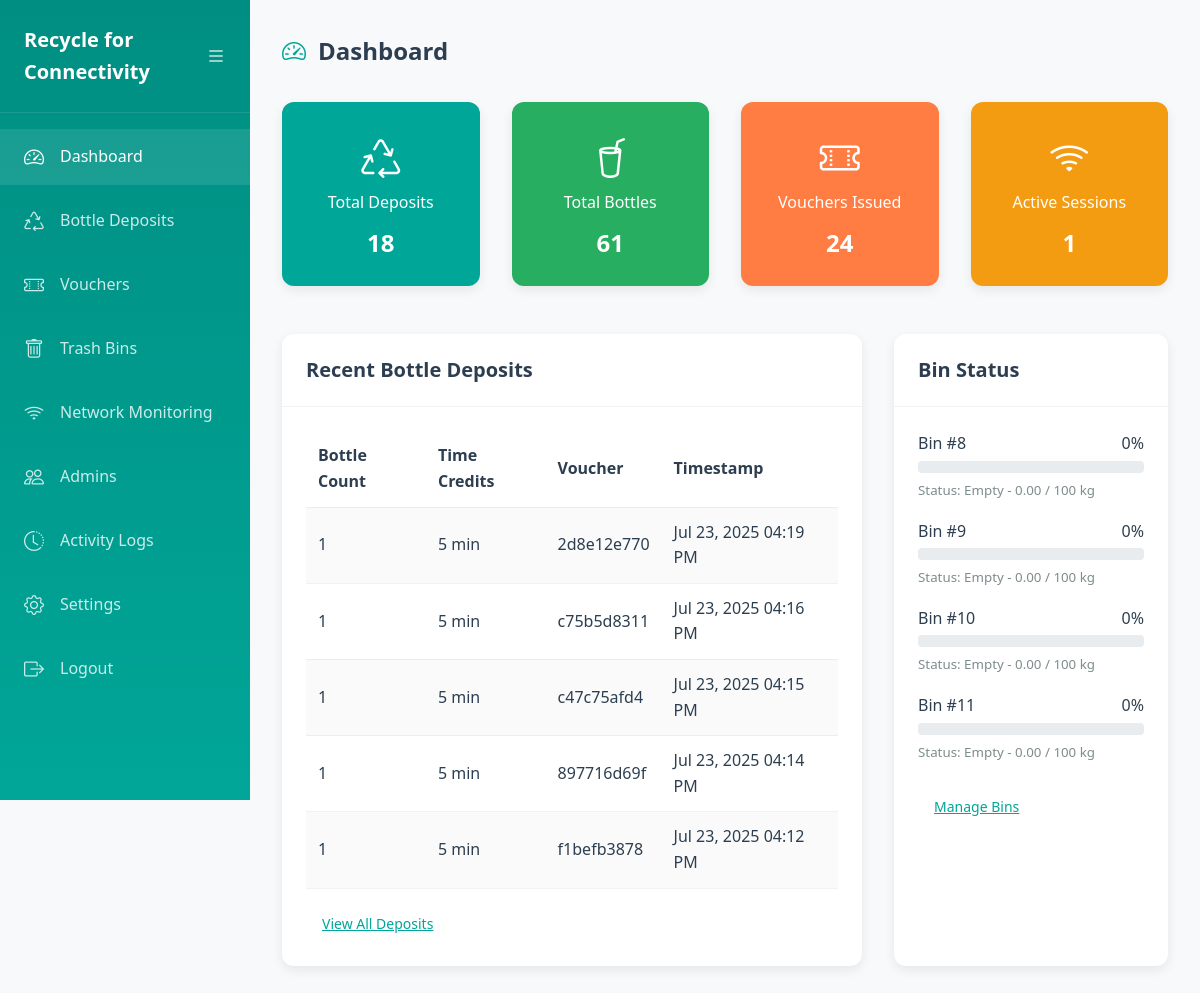
Screenshot of /dashboard.php (signed in) with the database file from the repository.
### tables this page shows
CREATE TABLE `voucher` (
  `voucher_id` int(11) NOT NULL,
  `transaction_id` int(11) NOT NULL,
  `voucher_code` varchar(255) NOT NULL,
  `expiration` timestamp NOT NULL,
  `status` enum('unused','used','expired') NOT NULL DEFAULT 'unused',
  `time_credits_value` decimal(10,0) NOT NULL,
  `redeemed_by` int(11) DEFAULT NULL,
  `redeemed_at` timestamp NULL DEFAULT NULL
);

CREATE TABLE `transactions` (
  `transaction_id` int(11) NOT NULL,
  `user_id` int(11) NOT NULL,
  `bottle_count` int(11) NOT NULL,
  `time_credits_earned` decimal(10,0) NOT NULL,
  `created_at` timestamp NULL DEFAULT current_timestamp()
);

CREATE TABLE `trashbin` (
  `trashbin_id` int(11) NOT NULL,
  `janitor_id` int(11) NOT NULL,
  `status` enum('empty','partial','full') NOT NULL,
  `fill_level_percent` decimal(10,2) NOT NULL,
  `capacity` decimal(10,2) NOT NULL DEFAULT 0.00,
  `last_emptied_at` timestamp NULL DEFAULT NULL
);

### dashboard.php (the view, shortened to what this page needs)
<?php
require_once 'config.php';
$stats = [];
$stats['total_deposits'] = $conn->query("SELECT COUNT(*) FROM Transactions")->fetch_row()[0];
$stats['total_bottles'] = $conn->query("SELECT SUM(bottle_count) FROM Transactions")->fetch_row()[0];
$stats['total_vouchers'] = $conn->query("SELECT COUNT(*) FROM Voucher")->fetch_row()[0];
$stats['active_sessions'] = $conn->query("SELECT COUNT(*) FROM UserSessions WHERE end_time IS NULL")->fetch_row()[0];
$recent_deposits = $conn->query("
    SELECT
        t.transaction_id,
        t.bottle_count,
        v.voucher_code,
        t.created_at AS timestamp
    FROM Transactions t
    JOIN User u ON t.user_id = u.user_id
    LEFT JOIN Voucher v ON v.transaction_id = t.transaction_id
    ORDER BY t.created_at DESC
    LIMIT 5
")->fetch_all(MYSQLI_ASSOC);
$bin_status = $conn->query("
    SELECT trashbin_id AS bin_id,
           -- Assuming 'capacity' and 'current_level' are columns in Trashbin
           -- If not, you'll need to adjust or add them to the Trashbin table.
           -- For this example, I'll use placeholder values if not present in your schema.
           -- If they are, replace 100 with 'capacity' and 50 with 'current_level'.
           100 AS capacity, -- Placeholder: Replace with actual capacity column from Trashbin
           fill_level_percent AS current_level, -- Using fill_level_percent for current_level
           status
    FROM Trashbin
    ORDER BY status DESC, fill_level_percent DESC
")->fetch_all(MYSQLI_ASSOC);
?>
<!DOCTYPE html>
<html lang="en">
<head>
    <link rel="stylesheet" href="https://cdn.jsdelivr.net/npm/bootstrap-icons@1.8.0/font/bootstrap-icons.css">
    <link rel="stylesheet" href="./css/styles.css">
</head>
<body>
    <div class="dashboard-container">
        <div class="sidebar" id="sidebar">
            <div class="sidebar-header">
                <div class="logo">
                    <h1><?= SITE_NAME ?></h1>
                </div>
                <button class="sidebar-toggle" id="sidebarToggle">
                    <i class="bi bi-list"></i>
                </button>
            </div>
            <nav>
                <ul>
                    <li class="active">
                        <a href="dashboard.php">
                            <i class="bi bi-speedometer2"></i>
                            <span>Dashboard</span>
                        </a>
                    </li>
                    <li>
                        <a href="bottle_deposits.php">
                            <i class="bi bi-recycle"></i>
                            <span>Bottle Deposits</span>
                        </a>
                    </li>
                    <li>
                        <a href="vouchers.php">
                            <i class="bi bi-ticket-perforated"></i>
                            <span>Vouchers</span>
                        </a>
                    </li>
                    <li>
                        <a href="bins.php">
                            <i class="bi bi-trash"></i>
                            <span>Trash Bins</span>
                        </a>
                    </li>
                    <li class="">
                        <a href="sessions.php">
                            <i class="bi bi-wifi"></i>
                            <span>Network Monitoring</span>
                        </a>
                    </li>
                    <li>
                        <a href="users.php">
                            <i class="bi bi-people"></i>
                            <span>Admins</span>
                        </a>
                    </li>
                    <li>
                        <a href="activity_logs.php">
                            <i class="bi bi-clock-history"></i>
                            <span>Activity Logs</span>
                        </a>
                    </li>
                    <li>
                        <a href="settings.php">
                            <i class="bi bi-gear"></i>
                            <span>Settings</span>
                        </a>
                    </li>
                    <li>
                        <a href="logout.php">
                            <i class="bi bi-box-arrow-right"></i>
                            <span>Logout</span>
                        </a>
                    </li>
                </ul>
            </nav>
        </div>
        <div class="main-content" id="mainContent">
            <div class="main-header">
                <h2><i class="bi bi-speedometer2"></i> Dashboard</h2>
            </div>
            <div class="row">
                <div class="col-md-3">
                    <div class="card text-white bg-primary">
                        <div class="card-body text-center">
                            <i class="bi bi-recycle card-icon"></i>
                            <h5 class="card-title">Total Deposits</h5>
                            <h2><?php echo $stats['total_deposits']; ?></h2>
                        </div>
                    </div>
                </div>
                <div class="col-md-3">
                    <div class="card text-white bg-success">
                        <div class="card-body text-center">
                            <i class="bi bi-cup-straw card-icon"></i>
                            <h5 class="card-title">Total Bottles</h5>
                            <h2><?php echo $stats['total_bottles']; ?></h2>
                        </div>
                    </div>
                </div>
                <div class="col-md-3">
                    <div class="card text-white bg-info">
                        <div class="card-body text-center">
                            <i class="bi bi-ticket-perforated card-icon"></i>
                            <h5 class="card-title">Vouchers Issued</h5>
                            <h2><?php echo $stats['total_vouchers']; ?></h2>
                        </div>
                    </div>
                </div>
                <div class="col-md-3">
                    <div class="card text-white bg-warning">
                        <div class="card-body text-center">
                            <i class="bi bi-wifi card-icon"></i>
                            <h5 class="card-title">Active Sessions</h5>
                            <h2><?php echo $stats['active_sessions']; ?></h2>
                        </div>
                    </div>
                </div>
            </div>
            <div class="row">
                <div class="col-md-8">
                    <div class="card">
                        <div class="card-header">
                            <h3>Recent Bottle Deposits</h3>
                        </div>
                        <div class="card-body">
                            <div class="table-responsive">
                                <table class="table table-striped table-hover">
                                    <thead>
                                        <tr>
                                            <th>Bottle Count</th>
                                            <th>Time Credits</th>
                                            <th>Voucher</th>
                                            <th>Timestamp</th>
                                        </tr>
                                    </thead>
                                    <tbody>
                                        <?php foreach ($recent_deposits as $deposit): ?>
                                            <tr>
                                                <td><?php echo $deposit['bottle_count']; ?></td>
                                                <td><?php echo ($deposit['bottle_count'] * 5) . ' min'; ?></td>
                                                <td><?php echo htmlspecialchars($deposit['voucher_code'] ?? 'N/A'); ?></td>
                                                <td><?php echo date('M j, Y h:i A', strtotime($deposit['timestamp'])); ?></td>
                                            </tr>
                                        <?php endforeach; ?>
                                    </tbody>
                                </table>
                            </div>
                            <a href="bottle_deposits.php" class="btn btn-outline-primary">View All Deposits</a>
                        </div>
                    </div>
                </div>
                <div class="col-md-4">
                    <div class="card">
                        <div class="card-header">
                            <h3>Bin Status</h3>
                        </div>
                        <div class="card-body">
                            <?php foreach ($bin_status as $bin): ?>
                                <div class="mb-3">
                                    <div class="d-flex justify-content-between mb-1">
                                        <span>Bin #<?php echo $bin['bin_id']; ?></span>
                                        <span><?php echo ($bin['capacity'] != 0) ? round(($bin['current_level'] / $bin['capacity']) * 100) : 0; ?>%</span>
                                    </div>
                                    <div class="progress">
                                    </div>
                                    <small class="text-muted">
                                        Status: <?php echo ucfirst($bin['status']); ?> -
                                        <?php echo $bin['current_level']; ?> / <?php echo $bin['capacity']; ?> kg
                                    </small>
                                </div>
                            <?php endforeach; ?>
                            <a href="bins.php" class="btn btn-outline-primary mt-2">Manage Bins</a>
                        </div>
                    </div>
                </div>
            </div>
        </div>
    </div>
</body>
</html>

### rows the page displays
voucher: transaction.bottle_count "1", $deposit['bottle_count']*5 "5", voucher_code "2d8e12e770", transaction.created_at "Jul 23, 2025 04:19 PM"
voucher: transaction.bottle_count "1", $deposit['bottle_count']*5 "5", voucher_code "c75b5d8311", transaction.created_at "Jul 23, 2025 04:16 PM"
voucher: transaction.bottle_count "1", $deposit['bottle_count']*5 "5", voucher_code "c47c75afd4", transaction.created_at "Jul 23, 2025 04:15 PM"
voucher: transaction.bottle_count "1", $deposit['bottle_count']*5 "5", voucher_code "897716d69f", transaction.created_at "Jul 23, 2025 04:14 PM"
voucher: transaction.bottle_count "1", $deposit['bottle_count']*5 "5", voucher_code "f1befb3878", transaction.created_at "Jul 23, 2025 04:12 PM"
trashbin: trashbin_id "8", capacity "0", status "Empty", fill_level_percent "0.00", capacity "100"
trashbin: trashbin_id "9", capacity "0", status "Empty", fill_level_percent "0.00", capacity "100"
trashbin: trashbin_id "10", capacity "0", status "Empty", fill_level_percent "0.00", capacity "100"
trashbin: trashbin_id "11", capacity "0", status "Empty", fill_level_percent "0.00", capacity "100"

### other values shown
SITE_NAME "Recycle for Connectivity"
$stats['total_deposits'] "18"
$stats['total_bottles'] "61"
$stats['total_vouchers'] "24"
$stats['active_sessions'] "1"
